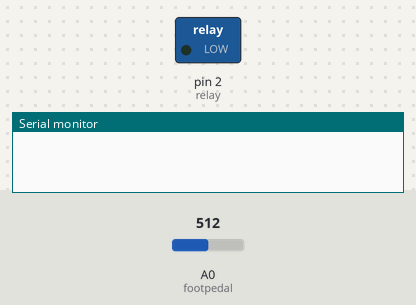
Simulated run of this sketch. Board: Arduino Uno, built with avr-gcc and run on an emulated ATmega328P. Shown: switched loads named in the sketch (green lamp = pin HIGH), the last lines printed to the serial monitor. Dashed ring = blinking. The inputs (shaded band) are chosen by the test bench; at power-on: A0 (footpedal) = 512.

Above: at 1.2 s.
1.3 s: A0 (footpedal) set to 1009
2.8 s: A0 (footpedal) set to 1023
At 3.2 s:
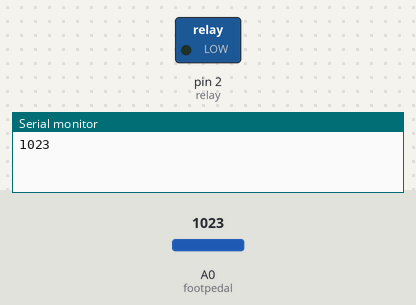
Timing chart, 0 to 11.8 s (numbered marks = the images above; inputs shaded):
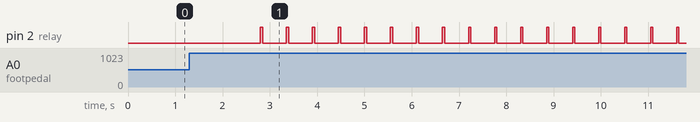

The sketch:

IUE_code.ino
```cpp
int relay = 2;				//Digital pin used to connect to relay
int footpedal =A0;			//Ananlog pin used to connect to footpedal
int foot = 0;
int count=0;				//Counter for number of pulses
int pulses=4;				//Number of Pulses
int pulse_dur=50;			//Duration of each pulse
int pulse_inter=500;		//Inter pulse interval

void setup() {

  pinMode(relay, OUTPUT);
  Serial.begin(9600);

}

void loop() {

  foot = analogRead(footpedal);		//take footpedal input

  if (foot==1023)					//replace 1023 by the number your footpedal shows when pressed
  {
    Serial.println(foot);
    count=0;
    while(count<pulses)					//Change 4 to desired number of pulses
    {
      digitalWrite(relay,HIGH);
      delay(pulse_dur);
      digitalWrite(relay,LOW);
      delay(pulse_inter);
      count=count+1;
    }
  }


}
```

Measured:
- the behaviour switches between 1022 and 1023 on A0 (footpedal) (found by bisection; images 0 and 1)
- after the input at 1.3 s, every drawn part: stays the same
- after the input at 2.8 s, pin 2 (relay): alternates HIGH for 0.05 s and LOW for 0.50 s, starting at once
